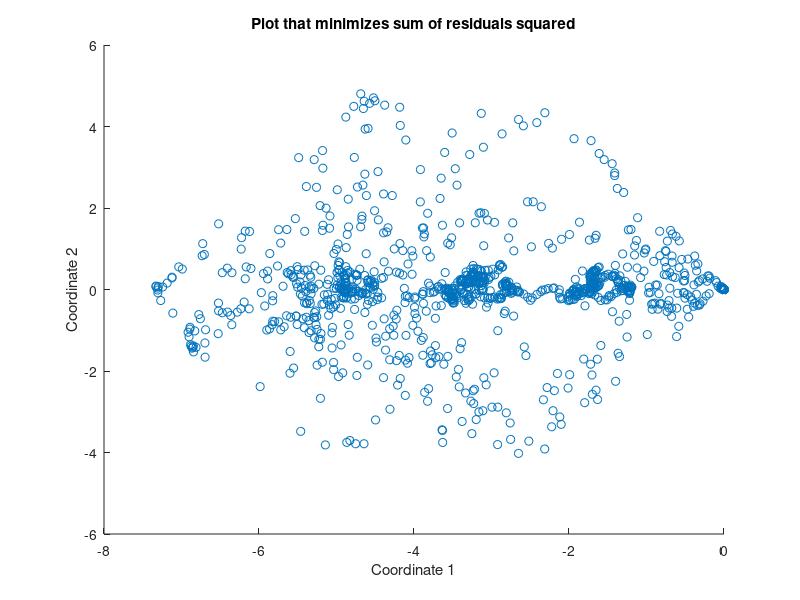

Here is the MATLAB script that generated this plot:
cd data
load('A.dat')
for k=(1:10)
  [U,S,V] = svd(A);
  Uk = U(:,1:k);
  Sk = S(1:k,1:k);
  Vk = V(:,1:k);
  Ak = Uk*Sk*Vk';
  disp(norm(A-Ak,2));
endfor
# 1C - Find the first two eigen vectors
twoDVectors = V(1:end,1:2)
# Projection of all points on the eigen vectors
PointsToPlot = A*twoDVectors
scatter(PointsToPlot(1:end,1), PointsToPlot(1:end, 2)); hold on
xlabel('Coordinate 1');
ylabel('Coordinate 2');
title('Plot that minimizes sum of residuals squared')